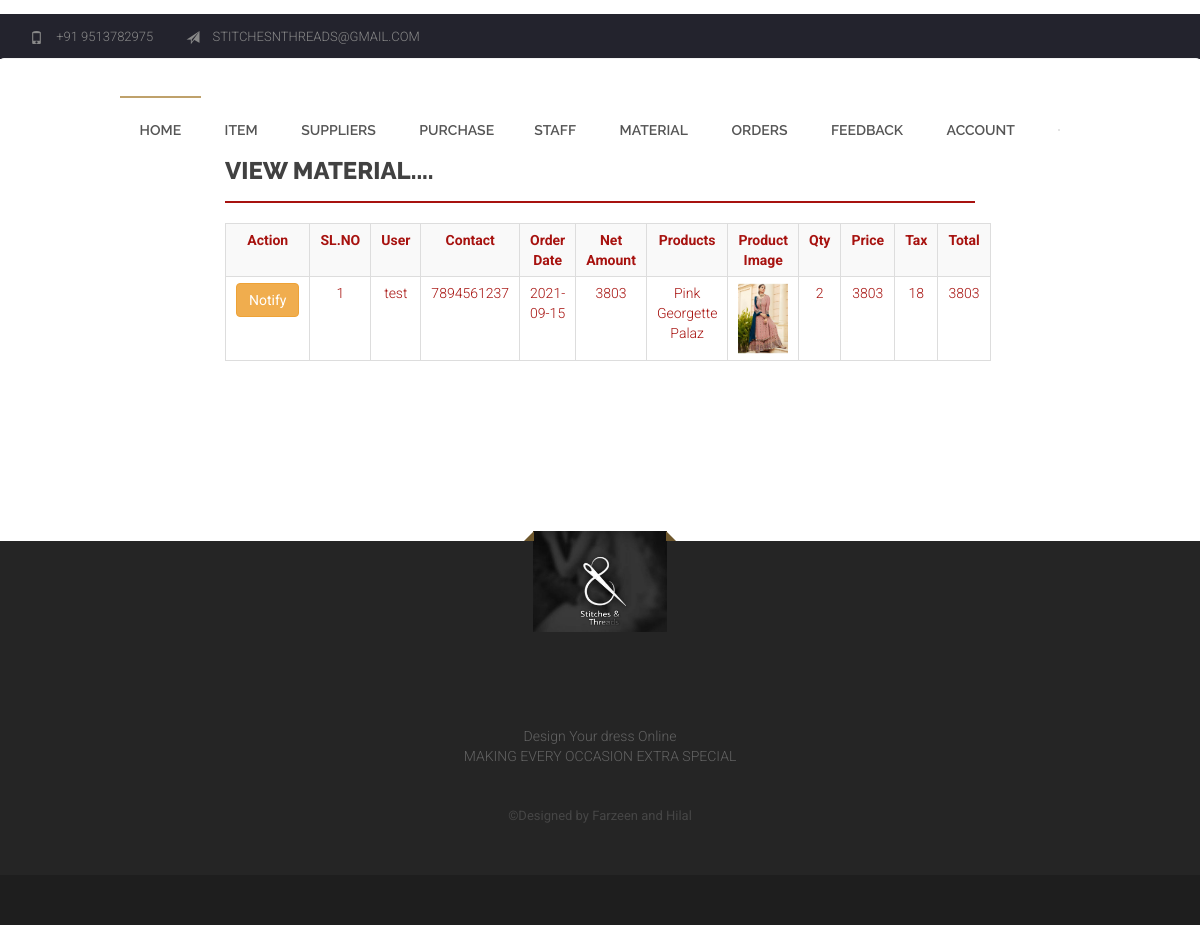
Page /admin/orderitem.php (signed in) on the committed database.
### tables this page shows
CREATE TABLE `tbl_order` (
  `oid` int(11) NOT NULL,
  `uid` int(11) NOT NULL,
  `odate` date NOT NULL,
  `gtotal` double NOT NULL,
  `status` varchar(50) NOT NULL,
  `Invoiceno` varchar(30) NOT NULL
);

CREATE TABLE `tbl_user` (
  `uid` int(11) NOT NULL,
  `full_name` varchar(20) NOT NULL,
  `contact` bigint(10) NOT NULL,
  `gender` varchar(20) NOT NULL,
  `address` varchar(20) NOT NULL,
  `email` varchar(50) NOT NULL,
  `password` varchar(20) NOT NULL,
  `image` varchar(200) NOT NULL
);

CREATE TABLE `tbl_order_details` (
  `odid` int(11) NOT NULL,
  `oid` int(11) NOT NULL,
  `item_id` int(11) NOT NULL,
  `qty` int(11) NOT NULL,
  `mrp` double NOT NULL,
  `total` double NOT NULL
);

CREATE TABLE `tbl_item` (
  `item_id` int(11) NOT NULL,
  `cid` int(11) NOT NULL,
  `item_name` varchar(20) NOT NULL,
  `item_image` varchar(250) NOT NULL,
  `item_description` longtext NOT NULL,
  `item_price` double NOT NULL,
  `item_qty` bigint(20) NOT NULL
);

### admin/orderitem.php (the view, shortened to what this page needs)
<!doctype html>
<html class="no-js" lang="">
<head>
	<link rel="stylesheet" href="css/bootstrap.min.css">
	<link rel="stylesheet" href="css/font-awesome.min.css">
	<link rel="stylesheet" href="css/owl.carousel.css">
	<link rel="stylesheet" href="css/owl.theme.css">
	<link rel="stylesheet" href="css/prettyPhoto.css" type="text/css">
	<link rel="stylesheet" href="css/jcf.css">
	<link rel="stylesheet" href="css/icomoon.css">
	<link rel="stylesheet" type="text/css" href="css/flaticon.css">
	<link rel="stylesheet" type="text/css" href="css/dataTables.bootstrap.min.css">
	<link rel="stylesheet" href="css/transitions.css">
	<link rel="stylesheet" href="css/main.css">
	<link rel="stylesheet" href="css/responsive.css">
	<link rel="stylesheet" href="css/color.css">
</head>
<body class="home" style="background-image: url('../photos/IMG-20190326-WA0043.jpg'); background-size:100% 100%; background-repeat: no-repeat; ">
	<div id="wrapper">
		<?php include('header.php');?>
		<div id="main" class=" haslayout padding-section" style="padding:0px;">
			<div class="container">
				<form  action="" method="POST">
					<fieldset class="row">
					<div class="col-md-3"></div>
						<div class=" col-md-8 col-sm-8 col-xs-6 col-offset-sm-2 col-md-offset-2 reg-customers">
							<div class="border-left">
								<h2>VIEW Material....</h2>
							</div>
							<table class="table table-bordered table-striped table-hover">
              <tr>
                <th>Action</th>
                <th>SL.NO</th>
                <th>User</th>
                <th>Contact</th>
                <th>Order Date</th>
                <th>Net Amount</th>
                <th>Products</th>
                <th>Product Image</th>
                <th>Qty</th>
                <th>Price</th>
                <th>Tax</th>
                <th>Total</th>
              </tr>
            <?php
              include('connect.php');$i=1;
              $sql1=mysqli_query($con,"SELECT * FROM `tbl_order`") or die(mysqli_error($con));
              while($rr=mysqli_fetch_array($sql1)) {
                $oid=$rr['oid'];
                $cid=$rr['uid'];
                $query=mysqli_query($con,"select tbl_order_details.`qty`,tbl_order_details.`mrp`,tbl_order_details.`total`,tbl_item.`item_id` from tbl_order_details,tbl_item where oid='$oid' and tbl_item.item_id=tbl_order_details.item_id");
                $count=mysqli_num_rows($query);
                if($count>=1)
                {
              ?>
            <tr>
          <td rowspan="<?php echo $count; ?>"><a href="sendsms1.php?amt=<?php echo $rr['gtotal']; ?>&&cid=<?php echo $rr['uid']; ?>" class="btn btn-warning">Notify</a></td>
          <td rowspan="<?php echo $count; ?>"> <?php echo $i++; ?></td>
           <?php
            $sqr=mysqli_query($con,"SELECT * FROM tbl_user where uid='$cid'");
            $res=mysqli_fetch_array($sqr); ?>
          <td rowspan="<?php echo $count; ?>"><?php echo $res['full_name']; ?></td>
          <td rowspan="<?php echo $count; ?>"><?php echo $res['contact']; ?></td>
          <td rowspan="<?php echo $count; ?>"> <?php echo $rr['odate']; ?></td>
          <td rowspan="<?php echo $count; ?>"> <?php echo $rr['gtotal']; ?></td>
          <?php while($read=mysqli_fetch_array($query)) {?>
          <td> <?php $prid=$read['item_id']; $ss=mysqli_query($con,"select * from tbl_item where tbl_item.item_id='$prid'");
                  $rrs=mysqli_fetch_array($ss); echo $rrs['item_name'];
                  ?></td>
                  <td> <?php $prid=$read['item_id']; $ss=mysqli_query($con,"select * from tbl_item where tbl_item.item_id='$prid'");
                  $rrs=mysqli_fetch_array($ss);
                  ?><img src="photos/<?php echo $rrs['item_image'];?> " height=100 width=100></td>
                  <td> <?php echo $read['qty']; ?></td>
          <td> <?php echo $read['mrp']; ?></td>
          <td> <?php echo 18; ?></td>
          <td> <?php echo $read['total']; ?></td>
          </tr>
<?php
   } } }
?>
              </table>
						</div>
					</fieldset>
				</form>
		    </div>
		</div>
		</div>
   <?php include('footer.php');?>
</body>
</html>

### admin/css/main.css (style rules this page uses)
* { margin: 0px; padding: 0px; }
body { background: #fff; color: #a7120f; font:300 14px/20px 'Roboto', Arial, Helvetica, sans-serif; }
body h1, body h2, body h3, body h4, body h5, body h6 { color: #414141; font-style: normal; font-family: 'Raleway', Arial, Helvetica, sans-serif; font-weight: 800; line-height: 1.5; margin: 0px 0px 8px 0px; text-transform:capitalize; }
h2 { font-size: 30px; }
a { color: #bfa16b; text-decoration: none; }
img { height: auto; max-width: 100%; }
table { background-color: transparent; max-width: 100%; }
th { text-align: left; }
table { margin-bottom: 15px; width: 100%; }
table > thead > tr > th, table > tbody > tr > th, table > tfoot > tr > th, table > thead > tr > td, table > tbody > tr > td, table > tfoot > tr > td { border-top: 1px solid #d2d2d2; border: 1px solid #d2d2d2; line-height: 2.5; padding-left: 3px; text-align: center; vertical-align: top; }
.table > thead > tr > th, .table > tbody > tr > th, .table > tfoot > tr > th, .table > thead > tr > td, .table > tbody > tr > td, .table > tfoot > tr > td { padding: 6px 10px; }
.haslayout { width:100%; float:left; margin-bottom: -1px!important; }
.border-left, .border-center { overflow:hidden; position:relative; padding:0 0 30px; margin:0 0 30px; }
.border-left { margin:0 0 20px; padding:0 0 20px; }
.border-left h2, .border-left h3 { text-transform:uppercase; line-height:24px; margin:0; font-size:24px; }
.border-left:after, .border-center:after { position:absolute; content:''; max-width:170px; width:100%; left:50%; margin:0 0 0 -85px; bottom:0; height:2px; }
.border-left:after { left:0; max-width:1110px; width:100%; margin:0 }
.padding-section { padding:80px 0; }
#wrapper { overflow:hidden; }
#main { background:none; }

### admin/css/color.css (style rules this page uses)
.them-pagination ul.pagination li.btn-prev a, .them-pagination ul.pagination li.btn-next a, .border-left:after { background:#a7120f; }

### rows in the picture
tbl_order: uid.full_name "test", uid.contact "7894561237", odate "2021-09-15", gtotal "3803"
tbl_order_details: item.item_name "Pink Georgette Palaz", item.item_image (picture), qty "2", mrp "3803", total "3803"
